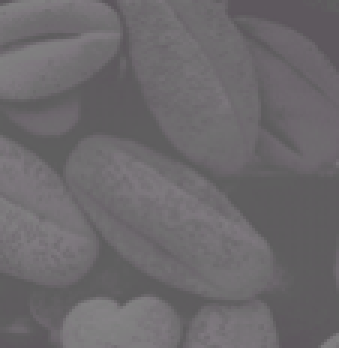
#> input picture lab02-std/imgs/Picture2.png, 113 x 116 px (shown 3 times larger)
$ jupyter execute lab2-std.ipynb   (shell and % lines are left out)
#> lines starting #> are read from the running program, lines starting #| are printed output that depends on the picture
### Lab-03-Smoothing-STD/commonfunctions.py


import skimage.io as io
import matplotlib.pyplot as plt
import numpy as np
from skimage.exposure import histogram
from matplotlib.pyplot import bar
from skimage.color import rgb2gray, rgb2hsv

# Convolution:
from scipy.signal import convolve2d
from scipy import fftpack
from scipy.ndimage import gaussian_filter
import math

from skimage.util import random_noise
from skimage.filters import median
from skimage.filters import gaussian
from skimage.feature import canny


# Edges
from skimage.filters import sobel_h, sobel, sobel_v, roberts, prewitt

# Show the figures / plots inside the notebook


def show_images(images, titles=None):
    # This function is used to show image(s) with titles by sending an array of images and an array of associated titles.
    # images[0] will be drawn with the title titles[0] if exists
    # You aren't required to understand this function, use it as-is.
    n_ims = len(images)
    if titles is None:
        titles = ['(%d)' % i for i in range(1, n_ims + 1)]
    fig = plt.figure()
    n = 1
    for image, title in zip(images, titles):
        a = fig.add_subplot(1, n_ims, n)
        if image.ndim == 2:
            plt.gray()
        plt.imshow(image)
        a.set_title(title)
        n += 1
    fig.set_size_inches(np.array(fig.get_size_inches()) * n_ims)
    plt.show()


# [6 lines left out: function showHist, not called in this run]

### lab02-std/lab2-std.ipynb
# Lab 2: Convolution & Discrete Fourier Transform

[cell 1]
import commonfunctions as cf # this a custom module found the commonfunctions.py
import skimage.io as io
import matplotlib.pyplot as plt
import numpy as np
from skimage.color import rgb2gray
from scipy import fftpack
from scipy.signal import convolve2d
from skimage.util import random_noise
from skimage.exposure import rescale_intensity

# Show the matlpotlib figures inside the notebook

##### Helper functions:
cf.show_images(images, titles=None)
<br>
Given a list of images and -(optionally)- a list of titles, it plots them using matplotlib with their respective titles

### Part 1
#### Understanding the Concept of Inverse DFT

In this part, we will construct matrices in the frequency domain and see how they look in the 2D space domain

[cell 2]
# This function maps matrices from frequency to space then plots them
def plot_image_from_freq(freq_domain_mat):
    inverse_fft_mat = fftpack.ifft2(freq_domain_mat) # Inverse FFT is a fast version of inverse DFT
    # Due to approximations, the returned matrix contains complex numbers
    # So, we get the magnitude to be able to plot the image
    image = np.abs(inverse_fft_mat)
    cf.show_images([image], titles=['Image in Space Domain'])

[cell 3]
# We will first try to construct a matrix in the frequency domain that makes a vertically moving ripple in the space domain

freq_domain_mat = np.zeros([21,21])
freq_domain_mat[9, 10] = 1 # The choice of the value '1' is arbitrary
freq_domain_mat[11, 10] = 1
plot_image_from_freq(freq_domain_mat)

[cell 4]
# TODO: construct a matrix in the frequency domain that makes a HORIZONTALLY moving ripple in the space domain

freq_domain_mat = np.zeros([21,21])
freq_domain_mat[10, 9] = 1
freq_domain_mat[10, 11] = 1
plot_image_from_freq(freq_domain_mat)

[cell 5]
# Now a ripple moving diagonally
freq_domain_mat = np.zeros([21,21])
freq_domain_mat[9, 9] = 1
freq_domain_mat[11, 11] = 1
plot_image_from_freq(freq_domain_mat)

We recommend you try to construct different matrices like the previous ones and see if their space domain representation is what you expect

### Part 2
#### Understanding Image Filtering in the Frequency Domain

In this part, we will try to alter an image by multiplying it by a filter in the frequency domain.

[cell 6]
# This function applies a filter to an image in the frequency domain
# and plots multiple images describing the process
def apply_filter_in_freq(img, f):
    img_in_freq = fftpack.fft2(img)

    # we supply the img shape here to make both the filter and img have the same shape to be able to multiply
    filter_in_freq = fftpack.fft2(f, img.shape)
    filtered_img_in_freq = np.multiply(img_in_freq, filter_in_freq)
    filtered_img = fftpack.ifft2(filtered_img_in_freq)

    cf.show_images([img,
                fftpack.fftshift(np.log(np.abs(img_in_freq)+1)), # log for better intensity scale,
                                                                 # shift to make zero freq at center
                fftpack.fftshift(np.log(np.abs(filter_in_freq)+1)),
                fftpack.fftshift(np.log(np.abs(filtered_img_in_freq)+1)),
                np.abs(filtered_img)
                ], ['Image', 'Image in Freq. Domain', 'Filter in Freq. Domain', 'Filtered Image in Freq. Domain', 'Filtered Image'])

[cell 7]
# Let's try some filters on a sample image
img = rgb2gray(io.imread('imgs/Picture2.png'))
#> img: shape (116, 113) float64; min 0.344, max 0.513, mean 0.415

# This is a low pass filter (more on that in the upcoming lectures)
f=np.array([
    [1,2,1],
    [2,4,2],
    [1,2,1]
])

apply_filter_in_freq(img, f)
#> in show_images (call 4), `n_ims = len(images)`: n_ims = 5
#> the loop in show_images (call 4), `for image, title in zip(images, titles):` made 5 passes
#> title on passes 1 to 5: 'Image', 'Image in Freq. Domain', 'Filter in Freq. Domain', 'Filtered Image in Freq. Domain', 'Filtered Image'
#> after the loop in show_images (call 4), `for image, title in zip(images, titles):`: n = 6
#> in show_images (call 4), `plt.show()`:
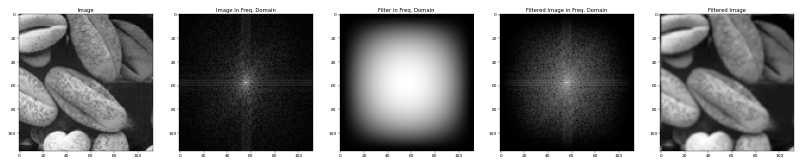
#> figure drawn by matplotlib, 5 panels

[cell 8]
# This is a high pass filter (more on that in the upcoming lectures)
f=np.array([
    [ 0,-1, 0],
    [-1, 4,-1],
    [ 0,-1, 0]
])

apply_filter_in_freq(img, f)
#> the loop in show_images (call 5), `for image, title in zip(images, titles):` made 5 passes
#> in show_images (call 5), `plt.show()`:
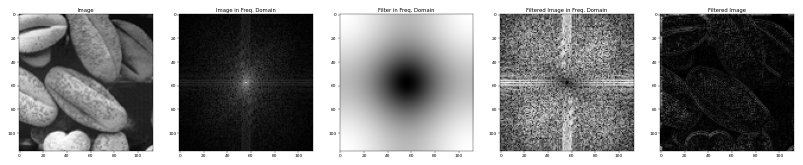
#> figure drawn by matplotlib, 5 panels

# TODO
#What happened to the filtered images in the two previous examples and why?
First Filter made the image brighter cause its low pass as we muliply with positive numbers then add positive so number in martix increase and gets away from 0 (Black) and the seconf filter made the opposite as we were muliplying negative numbers so when we add numbers gets smaller and gets closer to zero(black in grey scale)

### Part 3
#### Understanding Image Filtering in the Space Domain Through Convolution

In this part, you are required to convolve a couple of filters on imgs/bird.jpg which are shown in the next figure.

</img>

#### Functions you might need:
-> convolve2d(img, f), for documentation: <br>

Visit this link (https://docs.scipy.org/doc/scipy/reference/generated/scipy.signal.convolve2d.html)
<br>
Or
<br>
Press shift+tab after writing 'convolve2d' in a code cell

-> random_noise(img, mode) (https://scikit-image.org/docs/dev/api/skimage.util.html#skimage.util.random_noise)

[cell 9]
# TODO: Read an image and convert it to grayscale
img = rgb2gray(io.imread('imgs/bird.jpg'))
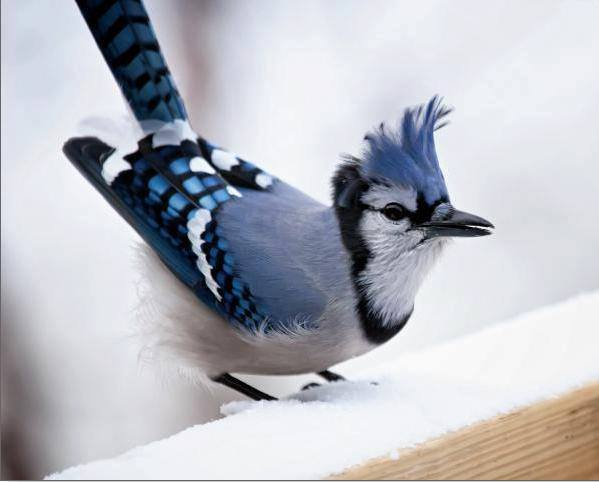
#> input picture Lab2_Fourier/imgs/bird.jpg, 599 x 482 px, found by its file name
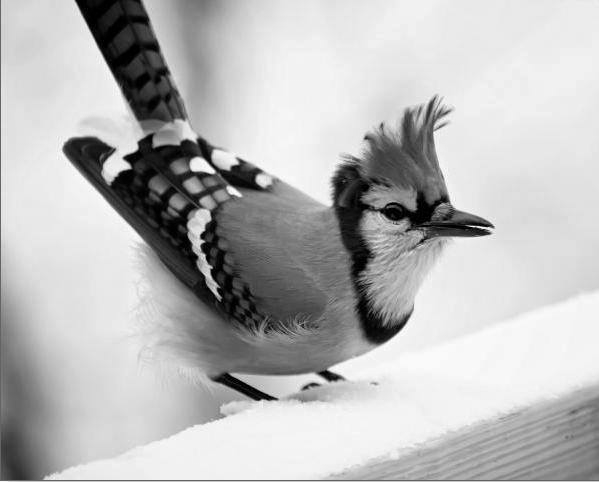
#> img: shape (482, 599) float64; min 0, max 0.999, mean 0.729

# TODO: Apply noise to the image and save it in another variable
noisy_img = random_noise(img,'s&p')
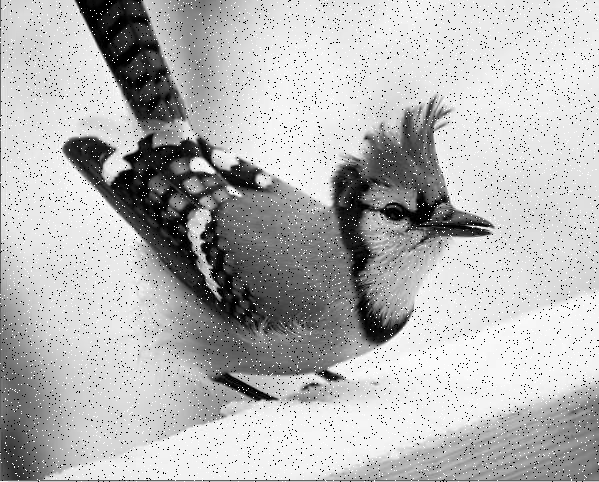
#> noisy_img: shape (482, 599) float64; min 0, max 1, mean 0.718

# TODO: Construct the required filters (hint: you can do it as we did in the previous part)
# Mean Filter: Linear Filter for averaging ==> Image Smoothing technique
f1 = (1/9)*np.array([
    [1,1,1],
    [1,1,1],
    [1,1,1]
])

# 2nd Derivative approximation
# Laplace Operator for 8 neighborhood ==> may detect edges as well as noise
f2 = np.array([
    [1,1,1],
    [1,-8,1],
    [1,1,1]
])

# 1st Derivative approximation
# Horizontal Mask used to detect the change in colors so you can detect edges
f3 = np.array([
    [1,1,1],
    [0,0,0],
    [-1,-1,-1]
])
# Vertical Mask used to detect the change in colors so you can detect edges
f4 = np.array([
    [1,0,-1],
    [1,0,-1],
    [1,0,-1]
])

# TODO: Convolve the noisy image with f1 and the rest of the filters with the original image
img_f1 = convolve2d(noisy_img, f1)
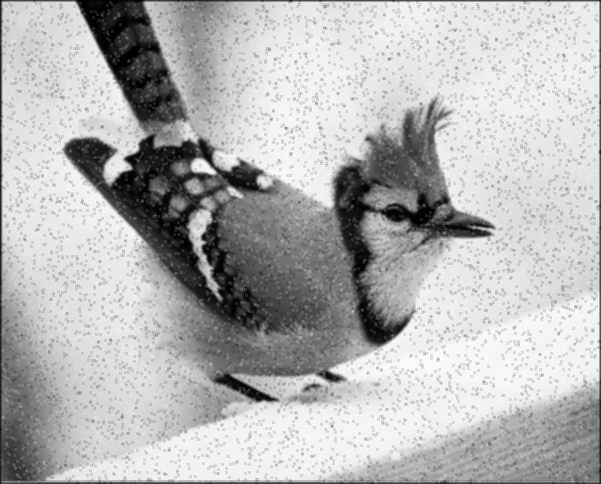
#> img_f1: shape (484, 601) float64; min 0.000278, max 0.987, mean 0.712
img_f2 = convolve2d(img, f2)
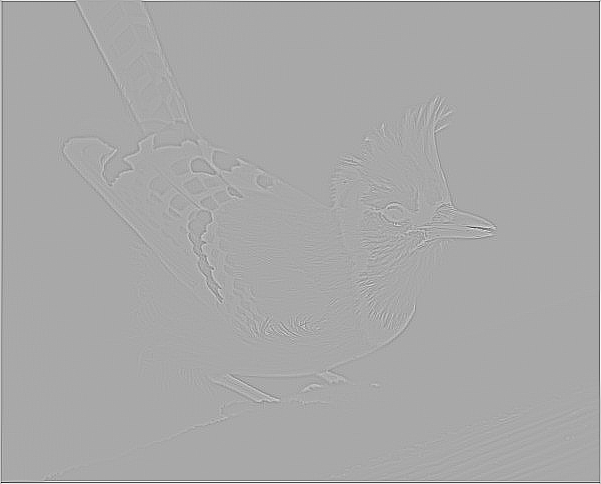
#> img_f2: shape (484, 601) float64; min -5.94, max 3.04, mean -1.18e-17; drawn with min black and max white
img_f3 = convolve2d(img, f3)
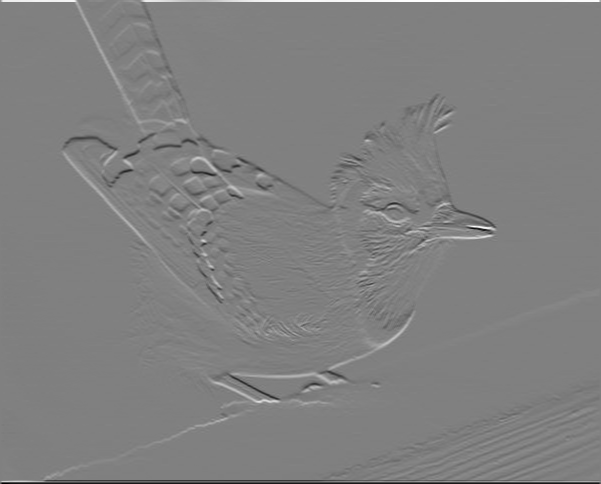
#> img_f3: shape (484, 601) float64; min -2.88, max 2.84, mean 6.25e-18; drawn with min black and max white
img_f4 = convolve2d(img, f4)
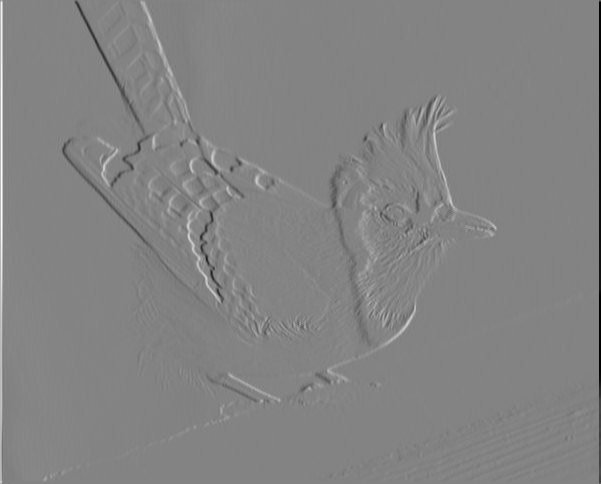
#> img_f4: shape (484, 601) float64; min -2.91, max 2.73, mean 2.38e-19; drawn with min black and max white


# Show the images
cf.show_images([rescale_intensity(x, in_range=(0.0,1.0), out_range=(0, 255)) for x in [img,noisy_img, img_f1,img_f2,img_f3,img_f4]],['Original','Noisy Image', 'Filtered 1','Filtered 2','Filtered 3','Filtered 4'])
#> the loop in show_images (call 6), `for image, title in zip(images, titles):` made 6 passes
#> title on passes 1 to 6: 'Original', 'Noisy Image', 'Filtered 1', 'Filtered 2', 'Filtered 3', 'Filtered 4'
#> after the loop in show_images (call 6), `for image, title in zip(images, titles):`: n = 7
#> in show_images (call 6), `plt.show()`:
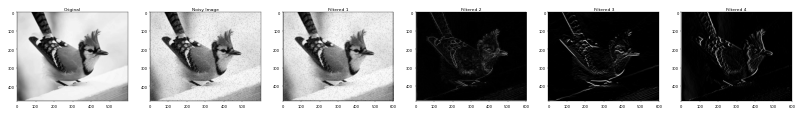
#> figure drawn by matplotlib, 6 panels
